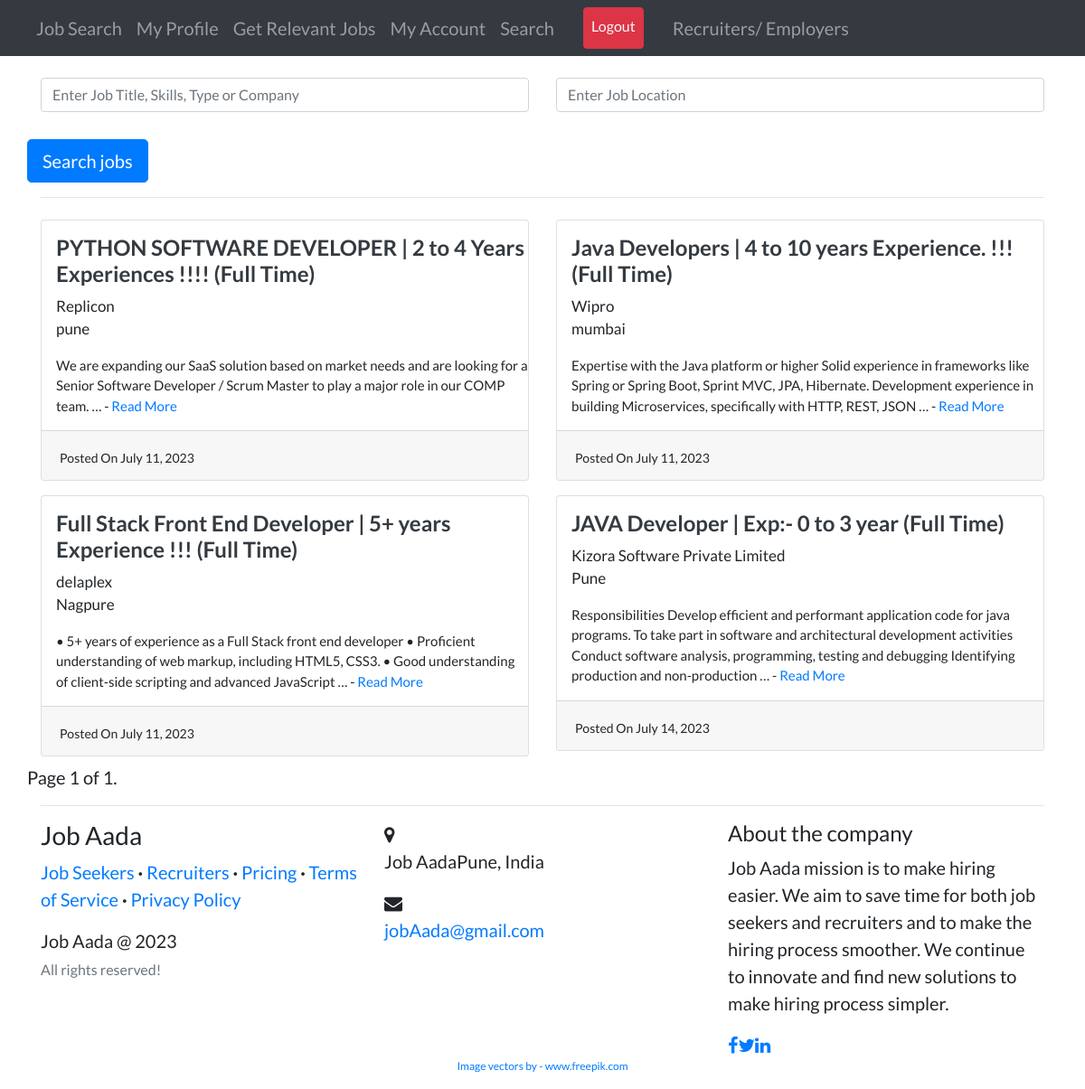
The page /candidates/job_search_list/ (signed in) on the database its author committed.
### recruiter/models.py (models this page shows, shortened)
class Job(models.Model):
    recruiter = models.ForeignKey(
        User, related_name='jobs', on_delete=models.CASCADE)
    title = models.CharField(max_length=255)
    company = models.CharField(max_length=200)
    location = models.CharField(max_length=255)
    description = models.TextField()
    skills_req = models.CharField(max_length=200)
    job_type = models.CharField(
        max_length=30, choices=CHOICES, default='Full Time', null=True)
    link = models.URLField(null=True, blank=True)
    slug = AutoSlugField(populate_from='title', unique=True, null=True)
    date_posted = models.DateTimeField(default=timezone.now)

### candidates/views.py (the view)
# urls.py: path('job_search_list/', job_search_list, name='job_search_list'),
@login_required
@user_passes_test(is_candidate)
def job_search_list(request):
    query = request.GET.get('jobs')
    location = request.GET.get('location')
    if query or location:
        results = Job.objects.filter(
            Q(title__icontains=query) |
            Q(skills_req__icontains=query) |
            Q(company__icontains=query) |
            Q(job_type__icontains=query),
            location__icontains=location
        ).order_by('-date_posted')
    else:
        results = Job.objects.all()
    paginator = Paginator(results, 20)
    page_number = request.GET.get('page')
    page_obj = paginator.get_page(page_number)
    context = {
        'jobs': page_obj,
        'query': query,
    }
    return render(request, 'candidates/job_search_list.html', context)

### users/decortor.py (called while the page is built)
def is_candidate(CustomUser):
    if CustomUser.is_authenticated and (CustomUser.account_type == 'candidates'):
        return True
    else:
        return False

### candidates/templates/candidates/job_search_list.html (shortened to what this page needs)
{% extends 'base.html'%}
{% load static %}
{% block content%}
    <div>
        <form class="form-signin mt-4" action= "{% url 'candidates:job_search_list'%}" method="get">
            <div class="row">
                <div class="col-md-6">
                    <input name="jobs" type="text" class="form-control" placeholder="Enter Job Title, Skills, Type or Company ">
                    <br />
                </div>
                <div class="col-md-6">
                    <input name="location" type="text" class="form-control" placeholder="Enter Job Location" />
                    <br />
                </div>
                <div class="from-group">
                    <button class="btn btn-lg btn-primary btn-block" type="submit">Search jobs</button>
                </div>
            </div>
        </form>
        <hr my-2 >
        {% if jobs %}
        <div class="row">
            {% for job in jobs %}
            <div class="col-md-6">
                <div class="card card-signin my-2">
                    <span class="ml-3 mt-3">
                        <a href=""><h4 class="text-dark"><b>{{job.title}} ({{job.job_type}})</b> </h4>   </a>
                        <p style="font-size: 17px;">{{job.company}}<br />{{job.location}}</p>
                        <p style="font-size: 15px;">{{job.description|truncatewords:30}} - <a href="{% url 'candidates:job_details' job.id%}">Read More</a></p>
                    </span>
                    <div class="card-footer">
                        <span style="font-size: 14px"> Posted On {{job.date_posted|date:"F d, Y"}}
                        </span>
                    </div>
                </div>
            </div>
            {% endfor  %}
            <br />
            <div class="pagination">
                <span class="step-links">
                        <span class="current">
                            Page {{ jobs.number }} of {{ jobs.paginator.num_pages }}.
                        </span>
                </span>
            </div>
        {% endif %}
    </div>
{% endblock content %}

### templates/base.html (style rules this page uses)
body { font-family: "Lato"; font-size: 20px; }

### rows shown on the page
Job: title "PYTHON SOFTWARE DEVELOPER | 2 to 4 Years Experiences !!!!", job_type "Full Time", company "Replicon", location "pune", description "We are expanding our SaaS solution based on market needs and are looking for a Senior Software Developer / Scrum Master to play a major role in our COMP team. …", date_posted "July 11, 2023"
Job: title "Java Developers | 4 to 10 years Experience. !!!", job_type "Full Time", company "Wipro", location "mumbai", description "Expertise with the Java platform or higher Solid experience in frameworks like Spring or Spring Boot, Sprint MVC, JPA, Hibernate. Development experience in building Microservices, specifically with HTTP, REST, JSON …", date_posted "July 11, 2023"
Job: title "Full Stack Front End Developer | 5+ years Experience !!!", job_type "Full Time", company "delaplex", location "Nagpure", description "• 5+ years of experience as a Full Stack front end developer • Proficient understanding of web markup, including HTML5, CSS3. • Good understanding of client-side scripting and advanced JavaScript …", date_posted "July 11, 2023"
Job: title "JAVA Developer | Exp:- 0 to 3 year", job_type "Full Time", company "Kizora Software Private Limited", location "Pune", description "Responsibilities Develop efficient and performant application code for java programs. To take part in software and architectural development activities Conduct software analysis, programming, testing and debugging Identifying production and non-production …", date_posted "July 14, 2023"

### other values the page prints
{{ jobs.number }} "1"
{{ jobs.paginator.num_pages }} "1"
